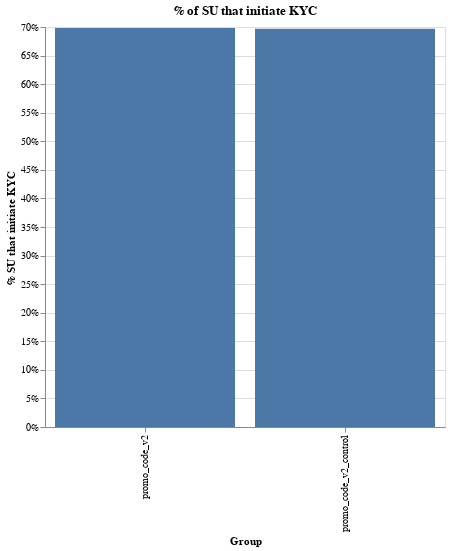

Source (notebook cell):
### Markdown cell above
### 4. Impact on lower funnel 

The next concern is that some users that overlook the new promo code field are frustrated and stop their onboarding journey. 

Since the test is quite recent, the best thing to look at is KYC initiated. % SU to KYCi indeed goes slightly down by 0.3pp.

### Code cell
df = pd.read_csv("promo_code.csv")

df["kyci"] = 0
df.loc[df["kyc_first_initiated"].isna() == False, "kyci"] = 1

df = df.groupby(["se_property", "user_id"])["kyci"].agg("max").reset_index()
df = df.groupby(["se_property"])["kyci"].agg("mean").reset_index()

alt.Chart(df).mark_bar().encode(
    x=alt.X("se_property:N", axis=alt.Axis(title="Group")),
    y=alt.Y("kyci:Q", axis=alt.Axis(title="% SU that initiate KYC", format="%")),
).properties(title="% of SU that initiate KYC", width=400, height=400).display(
    renderer="svg"
)

### Figure 1 — Vega-Lite specification as saved in the notebook (floating-point values rounded to 4 significant figures)
{"config": {"view": {"continuousWidth": 400, "continuousHeight": 300}}, "data": {"name": "data-b1918dd1e2432f32cd44febfcecc698a"}, "mark": "bar", "encoding": {"x": {"type": "nominal", "axis": {"title": "Group"}, "field": "se_property"}, "y": {"type": "quantitative", "axis": {"format": "%", "title": "% SU that initiate KYC"}, "field": "kyci"}}, "height": 400, "title": "% of SU that initiate KYC", "width": 400, "$schema": "https://vega.github.io/schema/vega-lite/v4.0.2.json", "datasets": {"data-b1918dd1e2432f32cd44febfcecc698a": [{"se_property": "promo_code_v2", "kyci": 0.6982}, {"se_property": "promo_code_v2_control", "kyci": 0.6968}]}}
